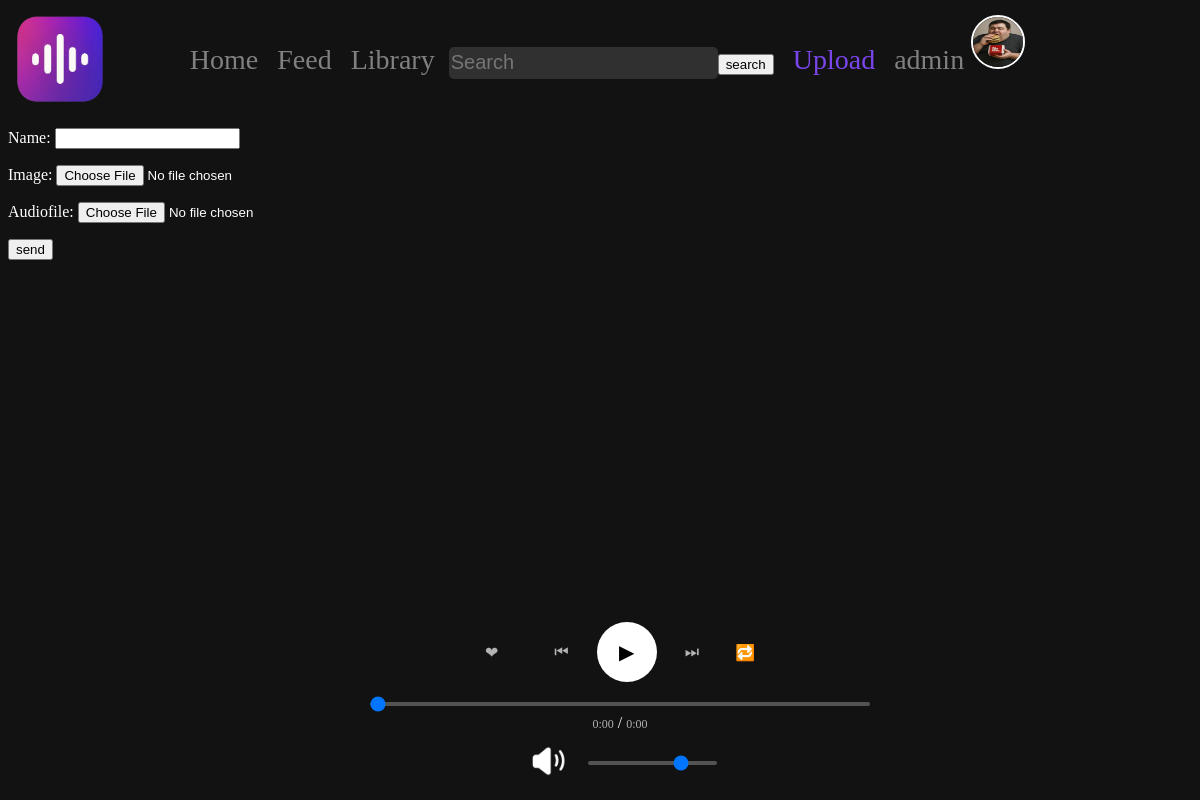
Screenshot of /upload (signed in) with the database file from the repository.
### Users/models.py (models this page shows, shortened)
class CustomUser(AbstractUser):
    username = models.CharField(max_length=20, unique=True)
    avatar = models.ImageField(upload_to="images/user_avatars", default="images/user_avatars/noavatar.png")
    bio = models.TextField(max_length=50, blank=True)

### WaveBox/views.py (the view, shortened to what this page needs)
# urls.py: path("upload", upload, name="upload"),
def upload(request):
    form = TrackUploadForm()
    return render(request, "upload.html", {"form": form})

### WaveBox/forms.py
class TrackUploadForm(forms.ModelForm):
    class Meta:
        model = Track
        fields = ("name", "image", "audiofile")

### templates/upload.html (shortened to what this page needs)
{% extends 'base.html' %}
{% load static %}
{% block body %}
    <form enctype="multipart/form-data" method="POST" action="/upload" >
    {{ form.as_p }}
    <button type="submit">send</button>
    </form>
{% endblock %}

### templates/base.html (shortened to what this page needs)
{% load static %}
<!DOCTYPE html>
<html lang="ru">
<head>
    <link rel="icon" href="/media/images/icons/WaveBoxLogo.png"><link rel="stylesheet" href="{% static 'MainApp/css/main.css' %}">
</head>
<body>
    <a href="/">
        <img class="logo" width="100" height="100" src="/media/images/icons/WaveBoxLogo.png">
    </a>
    <header class="header">
    <div class="nav-panel">
    <a href="/discover" class="{% if request.path == "/discover"  %}active{% endif %}">Home</a>
    <a href="/feed">Feed</a>
    <a href="/library" class="{% if request.path == "/library"  %}active{% endif %}">Library</a>
    <input class="searchbar" type="text" placeholder="Search"><button type="submit" onclick="search()">search</button>
    <a href="/upload" class="{% if request.path == "/upload"  %}active{% endif %}">Upload</a>
    <a href="{% if user.is_authenticated %}/profile/{{ request.user.username }}{% else %}/login{% endif %}" class="{% if request.path == '/profile/'|add:request.user.username %}active{% endif %}">
        {% if user.is_authenticated %}{{ request.user.username }}{% else %}Profile{% endif %}
        <img class="user-avatar" width="50" height="50" src="{% if user.is_authenticated and request.user.avatar %}{{ request.user.avatar.url }}{% else %}/media/images/user_avatars/noavatar.png{% endif %}">
    </a>
    </div>
    </header>
{% block body %}{% endblock %}
<div class="player">
    <div class="player-controls">
        <button class="control-btn like-btn">❤</button><h2 class="likes-count"></h2>
        <button class="control-btn prev-btn">⏮</button>
        <button class="player-button play-btn" onclick="playerPlayTrack(this)">▶</button>
        <button class="control-btn next-btn">⏭</button>
        <button class="control-btn repeat-btn">🔁</button>
    </div>
<div class="simple-seek">
    <input type="range" class="simple-seek-slider" min="0" max="100" value="0">
    <div class="time-display">
        <span class="current-time">0:00</span> /
        <span class="total-time">0:00</span>
    </div>
    <div class="volume-controls">
        <button data-status="volumeon" class="volume-button"><img width="40" height="40" class="volume-image" src="/media/images/icons/volume.png"></button>
    <input type="range" class="simple-volume-slider" min="0" max="100" value="75">
    </div>
</div>
</div>
</body>
</html>

### WaveBox/static/MainApp/css/main.css (style rules this page uses)
body { background-color: #121212; color: white; }
.logo { z-index: 1001; position: relative; }
a { text-decoration: none; }
img { -webkit-user-drag: none; user-select: none; -moz-user-select: none; -webkit-user-select: none; -ms-user-select: none; }
.header { background-color: #121212; padding: 15px 0; display: flex; flex-direction: row; justify-content: space-around; align-items: center; position: fixed; top: 0; left: 0; width: 100%; z-index: 1000; }
.header a.active { color: #7a46ec; }
.user-avatar { border: solid white 2px; border-radius: 100px; }
.player { background-color: #121212; padding: 15px 20px; display: flex; flex-direction: column; justify-content: center; align-items: center; position: fixed; bottom: 0; left: 0; width: 100%; z-index: 1000; gap: 10px; }
.simple-seek { width: 100%; max-width: 500px; display: flex; flex-direction: column; align-items: center; gap: 8px; }
.simple-seek-slider { width: 100%; height: 4px; margin: 0; -webkit-appearance: none; appearance: none; background: #535353; border-radius: 2px; outline: none; cursor: pointer; }
.volume-controls { display: flex; align-items: center; }
.volume-button { background: none; border: none; cursor: pointer; }
.simple-volume-slider { width: 100%; height: 4px; margin-left: 15px; -webkit-appearance: none; appearance: none; background: #535353; border-radius: 2px; outline: none; cursor: pointer; }
.player-controls { display: flex; align-items: center; justify-content: center; gap: 20px; margin-bottom: 10px; }
.control-btn { background: none; border: none; color: #b3b3b3; font-size: 16px; cursor: pointer; padding: 8px; transition: color 0.2s ease; }
.player-button { background: #ffffff; border: none; border-radius: 50%; width: 40px; height: 40px; font-size: 16px; cursor: pointer; display: flex; align-items: center; justify-content: center; transition: transform 0.2s ease; }
.current-time, .total-time { color: #b3b3b3; font-size: 12px; min-width: 35px; }
.header a { font-size: 175%; margin-left: 15px; color: gray; text-decoration: none; transition: 0.5s; }
.searchbar { background-color: #303030; border: none; border-radius: 5px; color: white; font-size: 20px; height: 30px; margin-left: 10px; }
.player-button { pointer-events: auto; width: 60px; height: 60px; border-radius: 50%; background: rgb(255, 255, 255); color: black; border: none; font-size: 20px; cursor: pointer; transition: all 0.3s ease; }

### rows the page displays
CustomUser: user.username "admin", avatar (picture)
